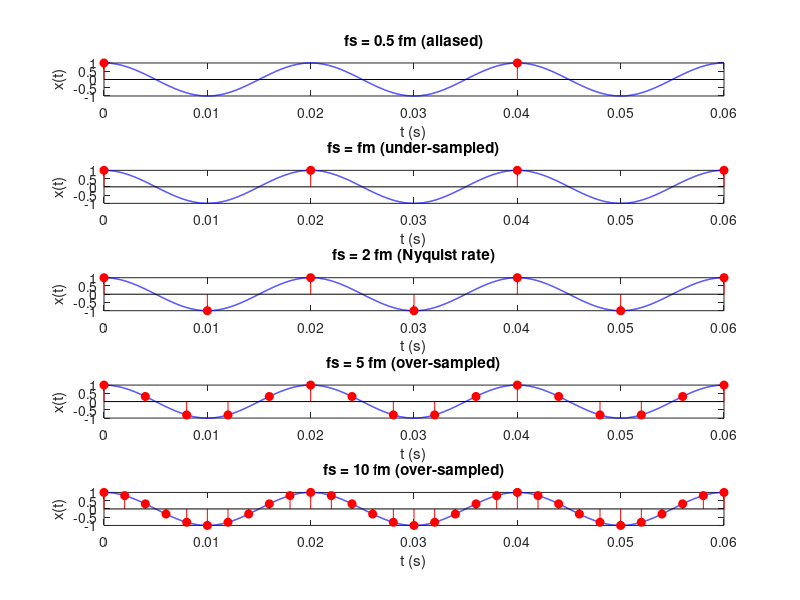
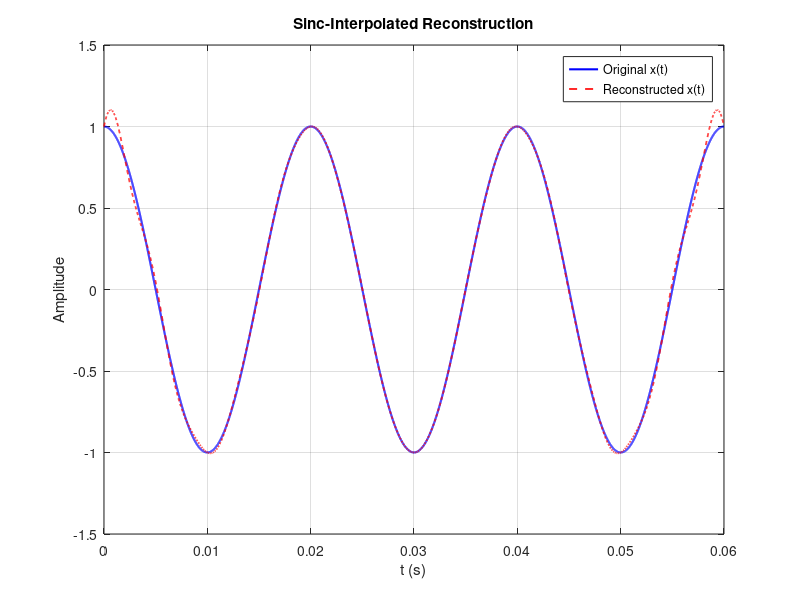
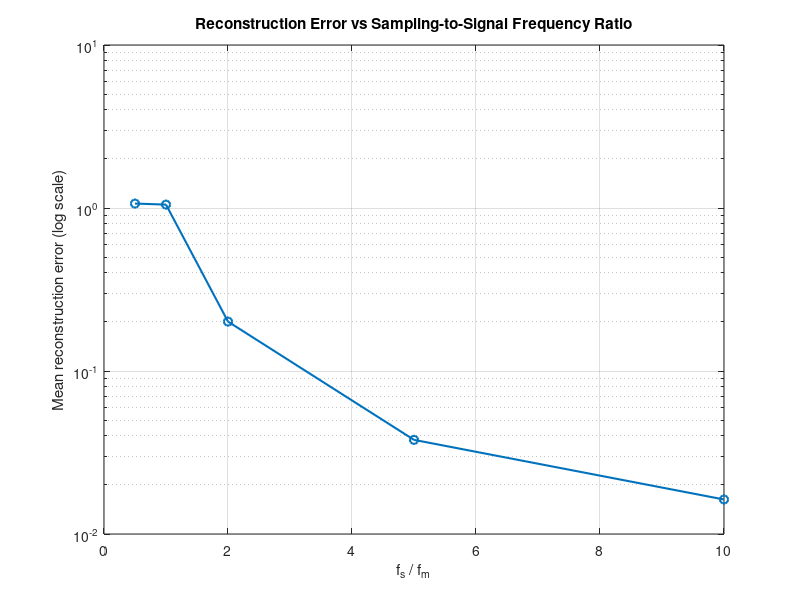

The MATLAB script that drew these images, in order:
clc; clear; close all; 
fm = 50;              % message (max) signal frequency, Hz 
T  = 0.06;             % observation window, s 
dt = 1e-5;             % fine grid to emulate CT signal 
t  = 0:dt:T; 
x  = cos(2*pi*fm*t);   % reference continuous-time signal 
fs_list = [0.5*fm, fm, 2*fm, 5*fm, 10*fm]; 
labels  = {'fs = 0.5 fm (aliased)','fs = fm (under-sampled)', ... 
'fs = 2 fm (Nyquist rate)','fs = 5 fm (over-sampled)','fs = 10 fm (over-sampled)'}; 
figure('Name','Sampling at Different Rates'); 
for k = 1:length(fs_list) 
fs = fs_list(k); 
n  = 0:1/fs:T; 
xn = cos(2*pi*fm*n); 
subplot(length(fs_list),1,k); 
plot(t,x,'b-','LineWidth',1); hold on; 
stem(n,xn,'r','filled'); 
title(labels{k}); xlabel('t (s)'); ylabel('x(t)'); 
end 
%% Reconstruction using ideal sinc interpolation + error vs sampling rate 
fprintf('Nyquist rate (2*fm) = %.2f Hz\n', 2*fm); 
err = zeros(size(fs_list)); 
for k = 1:length(fs_list) 
fs = fs_list(k); 
n  = 0:1/fs:T; 
xn = cos(2*pi*fm*n); 
x_recon = zeros(size(t)); 
for i = 1:length(n) 
x_recon = x_recon + xn(i)*sinc(fs*(t - n(i))); 
end 
err(k) = mean(abs(x - x_recon)); 
fprintf('fs = %6.1f Hz (fs/fm = %4.1f) -> mean reconstruction error = %.5f\n', fs, fs/fm, err(k)); 
end 
figure('Name','Reconstruction at fs = 10 fm'); 
fs = 10*fm; n = 0:1/fs:T; xn = cos(2*pi*fm*n); 
x_recon = zeros(size(t)); 
for i = 1:length(n) 
x_recon = x_recon + xn(i)*sinc(fs*(t - n(i))); 
end 
plot(t,x,'b','LineWidth',1.5); hold on; 
plot(t,x_recon,'r--','LineWidth',1.2); 
legend('Original x(t)','Reconstructed x(t)'); 
title('Sinc-Interpolated Reconstruction'); xlabel('t (s)'); ylabel('Amplitude'); grid on; 
figure('Name','Reconstruction Error vs Sampling Ratio'); 
semilogy(fs_list/fm, err, '-o','LineWidth',1.5); grid on; 
xlabel('f_s / f_m'); ylabel('Mean reconstruction error (log scale)'); 
title('Reconstruction Error vs Sampling-to-Signal Frequency Ratio'); 
